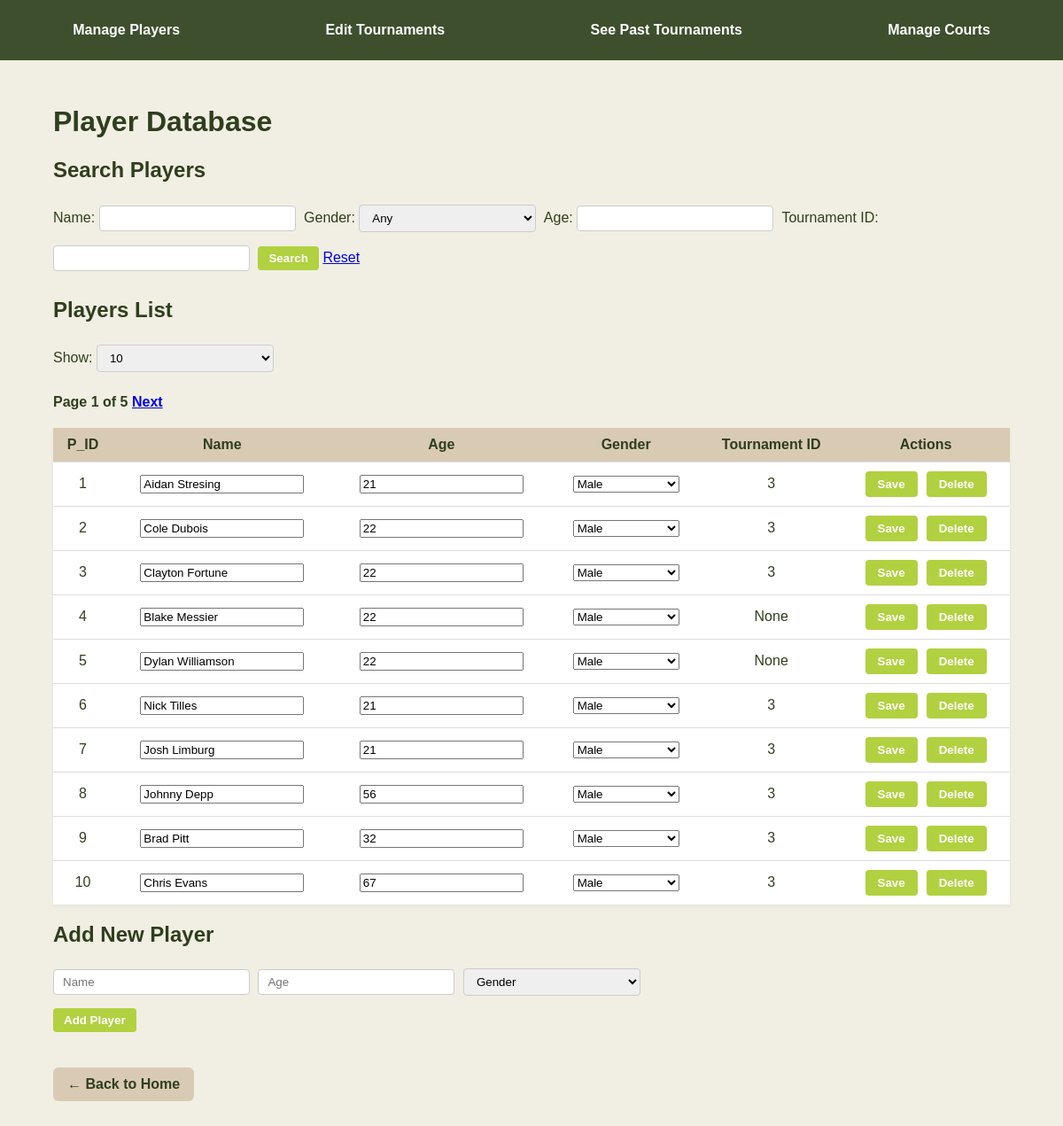
The page /players on the database its author committed.
### tables this page shows
CREATE TABLE PLAYER (
    P_ID INTEGER PRIMARY KEY,
    Name TEXT NOT NULL,
    Age INTEGER,
    Gender TEXT,
    T_ID INTEGER,
    FOREIGN KEY (T_ID) REFERENCES TOURNAMENT(T_ID)
);

### app.py (the view)
@app.route('/players')
def manage_players():
    page = int(request.args.get('page', 1))
    per_page = int(request.args.get('per_page', 10))
    conn = get_db_connection()
    players = conn.execute("SELECT * FROM PLAYER").fetchall()
    conn.close()
    paginated = paginate_items(players, page, per_page)
    return render_template('players.html',
                           players=paginated['items'],
                           page=paginated['page'],
                           total_pages=paginated['total_pages'],
                           per_page=paginated['per_page'])

### app.py (called while the page is built)
def get_db_connection():
    conn = sqlite3.connect(DATABASE)
    conn.row_factory = sqlite3.Row
    return conn

def paginate_items(items, page, per_page):
    from math import ceil
    total_items = len(items)
    total_pages = ceil(total_items / per_page)
    start = (page - 1) * per_page
    end = start + per_page
    return {
        'items': items[start:end],
        'page': page,
        'per_page': per_page,
        'total_pages': total_pages,
        'total_items': total_items
    }

### templates/players.html (shortened to what this page needs)
<!DOCTYPE html>
<html>
<head>
</head>
<body>
    <div class="top-nav">
        <a href="{{ url_for('manage_players') }}">Manage Players</a>
        <a href="{{ url_for('edit_tournaments') }}">Edit Tournaments</a>
        <a href="{{ url_for('past_tournaments') }}">See Past Tournaments</a>
        <a href="{{ url_for('manage_courts') }}">Manage Courts</a>
    </div>
    <div class="container">
        <h1>Player Database</h1>
        <h2>Search Players</h2>
        <form method="GET" action="{{ url_for('search_players') }}" class="inline">
            Name: <input type="text" name="name" value="{{ request.args.get('name', '') }}">
            Gender:
            <select name="gender">
                <option value="">Any</option>
            </select>
            Age: <input type="text" name="age" value="{{ request.args.get('age', '') }}">
            Tournament ID: <input type="number" name="tid" min="1" value="{{ request.args.get('tid', '') }}">
            <button type="submit">Search</button>
            <a href="{{ url_for('manage_players') }}" class="reset-link">Reset</a>
        </form>
        <h2>Players List</h2>
        <form method="get">
            <label>Show:
                <select name="per_page" onchange="this.form.submit()">
                    <option value="10" {% if per_page == 10 %}selected{% endif %}>10</option>
                </select>
            </label>
        </form>
        <div class="pagination">
            Page {{ page }} of {{ total_pages }}
            {% if page < total_pages %}
                <a href="{{ url_for('manage_players', page=page+1, per_page=per_page) }}">Next</a>
            {% endif %}
        </div>
        <table>
            <thead>
                <tr>
                    <th>P_ID</th>
                    <th>Name</th>
                    <th>Age</th>
                    <th>Gender</th>
                    <th>Tournament ID</th>
                    <th colspan="2">Actions</th>
                </tr>
            </thead>
            <tbody>
                {% for player in players %}
                <tr>
                    <form method="POST" action="{{ url_for('edit_player') }}">
                      <td>{{ player['P_ID'] }}</td>
                      <td><input type="text" name="name" value="{{ player['Name'] }}" required></td>
                      <td><input type="number" name="age" value="{{ player['Age'] }}" required></td>
                      <td>
                          <select name="gender" required>
                              <option value="M" {% if player['Gender'] == 'M' %}selected{% endif %}>Male</option>
                          </select>
                      </td>
                      <td>{{ player['T_ID'] }}</td>
                      <td colspan="2">
                          <div class="action-buttons">
                              <button type="submit">Save</button>
                          </form>
                          <form method="POST" action="{{ url_for('delete_player') }}" onsubmit="return confirm('Delete player?')">
                              <button type="submit" class="delete-btn">Delete</button>
                          </form>
                          </div>
                  </tr>
                {% endfor %}
        <h2>Add New Player</h2>
        <form method="POST" action="{{ url_for('add_player') }}" id="add-player-form" autocomplete="off">
            <div id="new-player" class="player">
                <input type="text" name="name" placeholder="Name" required onblur="validateNewPlayer()">
                <input type="number" name="age" placeholder="Age" required onblur="validateNewPlayer()">
                <select name="gender" required onchange="validateNewPlayer()">
                    <option value="">Gender</option>
                </select>
            </div>
            <button type="submit">Add Player</button>
        </form>
        <a href="{{ url_for('index') }}" class="back-link">← Back to Home</a>
</body>
</html>

### templates/players.html (style rules this page uses)
body { font-family: Arial, sans-serif; margin: 0; padding: 0; background-color: #F1EFE3; color: #2f3e1d; }
.top-nav { background-color: #3D4F2D; display: flex; justify-content: space-around; padding: 15px 0; font-weight: bold; }
.top-nav a { color: white; text-decoration: none; padding: 10px 20px; }
.container { padding: 30px 60px; width: 100%; box-sizing: border-box; }
h1, h2 { color: #2f3e1d; }
form { margin: 10px 0; }
form input[type="text"], form input[type="number"], form input[type="date"], form select { padding: 6px 10px; margin: 5px 5px 10px 0; border-radius: 4px; border: 1px solid #ccc; width: 200px; }
form button { background-color: #b1d140; color: #fff; border: none; padding: 6px 12px; border-radius: 4px; font-weight: bold; cursor: pointer; }
table { width: 100%; border-collapse: collapse; margin-top: 20px; background-color: white; box-shadow: 0 2px 4px rgba(0, 0, 0, 0.05); }
th { background-color: #D9CBB3; padding: 10px; text-align: center; }
td { border-top: 1px solid #ddd; padding: 10px; text-align: center; }
.pagination { margin-top: 15px; font-weight: bold; }
.back-link { display: inline-block; margin-top: 30px; background-color: #D9CBB3; padding: 10px 16px; border-radius: 6px; text-decoration: none; color: #2f3e1d; font-weight: bold; }
.action-buttons { display: flex; justify-content: center; align-items: center; gap: 10px; }
.action-buttons form { margin: 0; }
.action-buttons button { background-color: #b1d140; color: #fff; border: none; padding: 7px 14px; border-radius: 4px; font-weight: bold; cursor: pointer; }
button, .delete-btn { background-color: #b1d140; color: #fff; border: none; padding: 7px 14px; border-radius: 4px; font-weight: bold; cursor: pointer; }

### rows shown on the page
PLAYER: P_ID "1", name "Aidan Stresing", age "21", gender "Male", T_ID "3"
PLAYER: P_ID "2", name "Cole Dubois", age "22", gender "Male", T_ID "3"
PLAYER: P_ID "3", name "Clayton Fortune", age "22", gender "Male", T_ID "3"
PLAYER: P_ID "4", name "Blake Messier", age "22", gender "Male", T_ID "None"
PLAYER: P_ID "5", name "Dylan Williamson", age "22", gender "Male", T_ID "None"
PLAYER: P_ID "6", name "Nick Tilles", age "21", gender "Male", T_ID "3"
PLAYER: P_ID "7", name "Josh Limburg", age "21", gender "Male", T_ID "3"
PLAYER: P_ID "8", name "Johnny Depp", age "56", gender "Male", T_ID "3"
PLAYER: P_ID "9", name "Brad Pitt", age "32", gender "Male", T_ID "3"
PLAYER: P_ID "10", name "Chris Evans", age "67", gender "Male", T_ID "3"

### other values the page prints
{{ page }} "1"
{{ total_pages }} "5"
